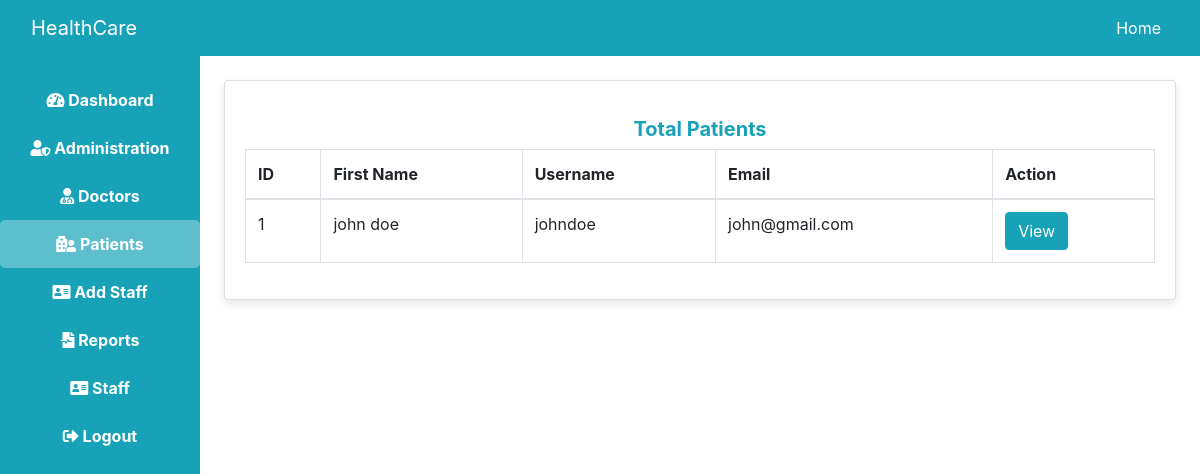
The page /admin/patient.php on the database its author committed.
### tables this page shows
CREATE TABLE `patient` (
  `id` int(11) NOT NULL,
  `full_name` varchar(255) NOT NULL,
  `phone` varchar(20) NOT NULL,
  `email` varchar(255) NOT NULL,
  `emergency_contact` varchar(20) NOT NULL,
  `refNumber` varchar(50) NOT NULL,
  `age` int(11) NOT NULL,
  `dob` date NOT NULL,
  `religion` varchar(50) NOT NULL,
  `marital_status` varchar(50) NOT NULL,
  `blood_group` varchar(5) NOT NULL,
  `username` varchar(100) NOT NULL,
  `gender` enum('Male','Female','Others') NOT NULL,
  `division` varchar(100) NOT NULL,
  `district` varchar(100) NOT NULL,
  `password` varchar(255) NOT NULL
);

### admin/patient.php (the view, shortened to what this page needs)
<!DOCTYPE html>
<html lang="en">
<head>
    <link rel="stylesheet" href="https://maxcdn.bootstrapcdn.com/bootstrap/4.5.2/css/bootstrap.min.css">
    <link rel="stylesheet" href="https://cdnjs.cloudflare.com/ajax/libs/font-awesome/6.5.1/css/all.min.css">
</head>
<body>
    <div>
        <?php include("header.php"); ?>
    </div>
    <div class="container-fluid">
        <div class="row">
        <div class="col-12 col-md-2 p-0">
        <div class="sidebar bg-info" id="sidebar">
            <a href="index.php"><i class="fas fa-tachometer-alt"></i> Dashboard</a>
            <a href="admin.php"><i class="fas fa-user-shield"></i> Administration</a>
            <a href="doctor.php"><i class="fas fa-user-md"></i> Doctors</a>
            <a href="patient.php"><i class="fas fa-hospital-user"></i> Patients</a>
            <a href="job_request.php"><i class="fas fa-address-card"></i> Add Staff</a>
            <a href="report.php"><i class="fas fa-file-medical-alt"></i> Reports</a>
            <a href="staff.php"><i class="fas fa-address-card"></i> Staff</a>
            <a href="../login/logout.php"><i class="fas fa-sign-out-alt"></i> Logout</a>
        </div>
    </div>
            <div class="col-md-10 p-4">
                <div class="card card-custom mb-4">
                    <div class="card-body">
                        <h5 class="text-center mt-3 font-weight-bold text-info">Total Patients</h5>
                        <?php
                        $query = "SELECT * FROM patient";
                        $res = mysqli_query($connect, $query);
                        echo "<div class='table-responsive'>
                            <table class='table table-bordered'>
                                <thead>
                                    <tr>
                                        <th>ID</th>
                                        <th>First Name</th>
                                        <th>Username</th>
                                        <th>Email</th>
                                        <th>Action</th>
                                    </tr>
                                </thead>
                                <tbody>";
                        if (mysqli_num_rows($res) < 1) {
                            echo "<tr><td colspan='5' class='text-center'>No Patient Yet</td></tr>";
                        } else {
                            while ($row = mysqli_fetch_array($res)) {
                                echo "<tr>
                                    <td>" . htmlspecialchars($row['id']) . "</td>
                                    <td>" . htmlspecialchars($row['full_name']) . "</td>
                                    <td>" . htmlspecialchars($row['username']) . "</td>
                                    <td>" . htmlspecialchars($row['email']) . "</td>
                                    <td>
                                        <a href='view.php?id=" . htmlspecialchars($row['id']) . "' class='btn btn-info btn-custom'>View</a>
                                    </td>
                                </tr>";
                            }
                        }
                        echo "</tbody>
                            </table>
                        </div>";
                        ?>
                    </div>
                </div>
            </div>
        </div>
    </div>
</body>
</html>

### admin/patient.php (style rules this page uses)
body { font-family: 'Poppins', sans-serif; background-color: #f8f9fa; }
.card-custom { border-radius: 10px; box-shadow: 0 4px 8px rgba(0, 0, 0, 0.1); transition: 0.3s; }
.table th, .table td { vertical-align: middle; white-space: nowrap; }
.table-responsive { overflow-x: auto; }
.btn-custom { background-color: #17a2b8; color: white; border-radius: 5px; }
.sidebar { height: 100vh; background: #17a2b8; padding-top: 20px; transition: 0.3s; }
.sidebar a { display: block; padding: 12px; color: white; text-decoration: none; transition: 0.3s; font-weight: bold; text-align: center; }
.sidebar a.active { background: rgba(255, 255, 255, 0.3); border-radius: 5px; }

### rows shown on the page
patient: id "1", full_name "john doe", username "johndoe", email "john@gmail.com"
